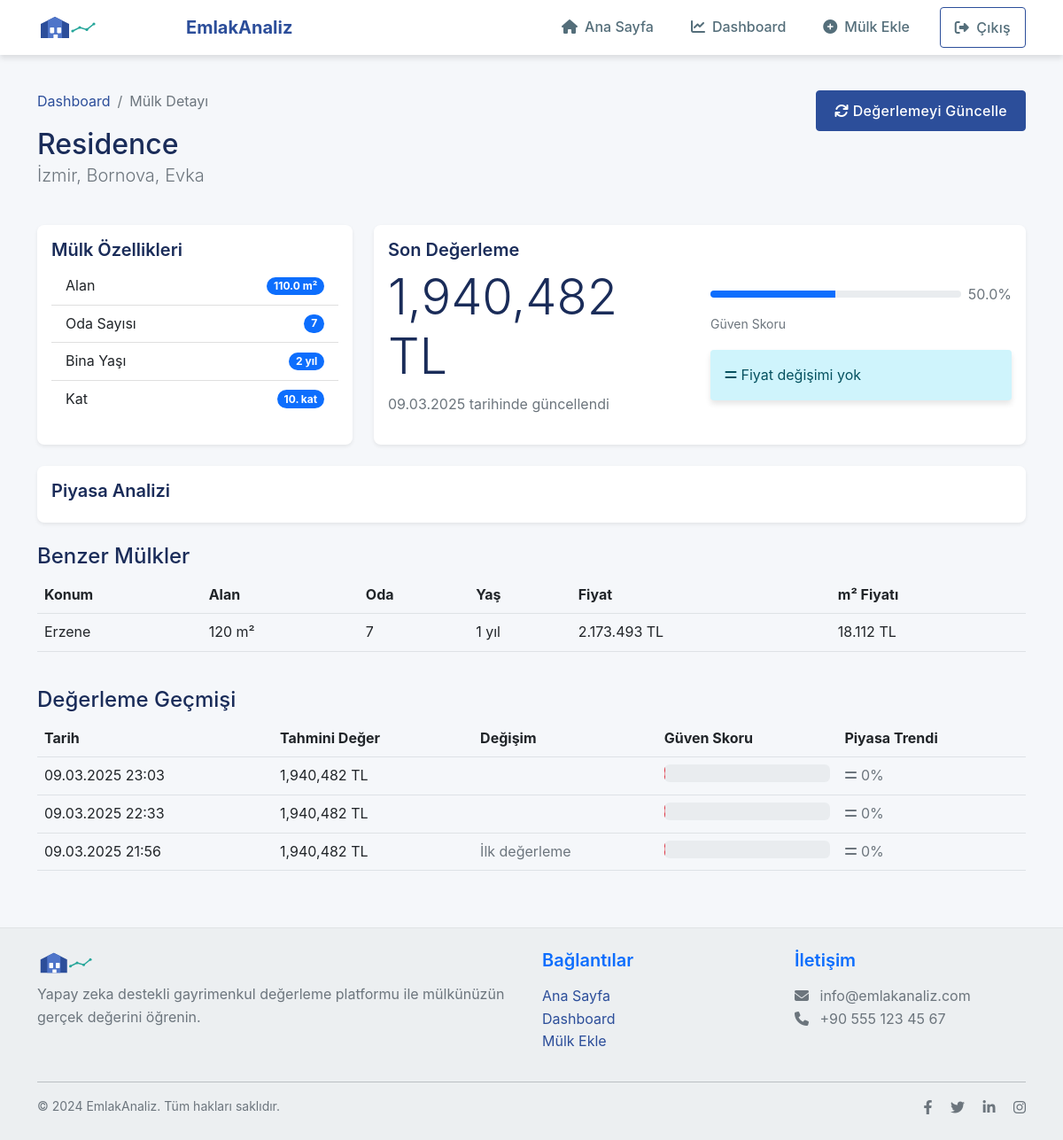
The app's page /property/7 (signed in) with its own data.
### models.py (models this page shows)
class Property(db.Model):
    id = db.Column(db.Integer, primary_key=True)
    user_id = db.Column(db.Integer, db.ForeignKey('user.id'), nullable=False)
    city = db.Column(db.String(50), nullable=False)
    district = db.Column(db.String(50), nullable=False)
    neighborhood = db.Column(db.String(100), nullable=False)
    property_type = db.Column(db.String(50), nullable=False)  # Apartment, House, etc.
    size_sqm = db.Column(db.Float, nullable=False)
    room_count = db.Column(db.Integer, nullable=False)
    building_age = db.Column(db.Integer)
    floor_number = db.Column(db.Integer)
    total_floors = db.Column(db.Integer)
    heating_type = db.Column(db.String(50))
    has_elevator = db.Column(db.Boolean, default=False)
    has_parking = db.Column(db.Boolean, default=False)
    has_balcony = db.Column(db.Boolean, default=False)
    created_at = db.Column(db.DateTime, default=datetime.utcnow)
    valuations = db.relationship('Valuation', backref='property', lazy=True)

class Valuation(db.Model):
    id = db.Column(db.Integer, primary_key=True)
    property_id = db.Column(db.Integer, db.ForeignKey('property.id'), nullable=False)
    estimated_value = db.Column(db.Float, nullable=False)
    confidence_score = db.Column(db.Float)
    valuation_date = db.Column(db.DateTime, default=datetime.utcnow)
    similar_properties_count = db.Column(db.Integer)
    price_per_sqm = db.Column(db.Float)
    market_trend = db.Column(db.Float)  # Percentage change in last 3 months

### app.py (the view)
@app.route('/property/<int:property_id>')
@login_required
def view_property(property_id):
    property = Property.query.get_or_404(property_id)
    if property.user_id != current_user.id:
        flash('Yetkisiz erişim')
        return redirect(url_for('dashboard'))
    valuations = Valuation.query.filter_by(property_id=property_id).order_by(Valuation.valuation_date.desc()).all()
    latest_valuation = valuations[0] if valuations else None
    return render_template('property_detail.html', property=property, valuations=valuations, latest_valuation=latest_valuation)

### app.py (called while the page is built)
@login_manager.user_loader
def load_user(user_id):
    return User.query.get(int(user_id))

### templates/property_detail.html (shortened to what this page needs)
{% extends "base.html" %}
{% block content %}
<div class="container">
    <div class="row mb-4">
        <div class="col-md-8">
            <nav aria-label="breadcrumb">
                <ol class="breadcrumb">
                    <li class="breadcrumb-item"><a href="{{ url_for('dashboard') }}">Dashboard</a></li>
                    <li class="breadcrumb-item active">Mülk Detayı</li>
                </ol>
            </nav>
            <h1 class="h2 mb-0">{{ property.property_type }}</h1>
            <p class="lead text-muted">
                {{ property.city }}, {{ property.district }}, {{ property.neighborhood }}
            </p>
        </div>
        <div class="col-md-4 text-md-end">
            <button class="btn btn-primary" onclick="updateValuation()">
                <i class="fas fa-sync"></i> Değerlemeyi Güncelle
            </button>
        </div>
    </div>
    <div class="row">
        <div class="col-md-4 mb-4">
            <div class="card shadow-sm h-100">
                <div class="card-body">
                    <h5 class="card-title">Mülk Özellikleri</h5>
                    <ul class="list-group list-group-flush">
                        <li class="list-group-item d-flex justify-content-between align-items-center">
                            Alan
                            <span class="badge bg-primary rounded-pill">{{ property.size_sqm }} m²</span>
                        </li>
                        <li class="list-group-item d-flex justify-content-between align-items-center">
                            Oda Sayısı
                            <span class="badge bg-primary rounded-pill">{{ property.room_count }}</span>
                        </li>
                        <li class="list-group-item d-flex justify-content-between align-items-center">
                            Bina Yaşı
                            <span class="badge bg-primary rounded-pill">{{ property.building_age }} yıl</span>
                        </li>
                        <li class="list-group-item d-flex justify-content-between align-items-center">
                            Kat
                            <span class="badge bg-primary rounded-pill">{{ property.floor_number }}. kat</span>
                        </li>
                    </ul>
                </div>
            </div>
        </div>
        <div class="col-md-8 mb-4">
            {% if valuations %}
            {% set latest = valuations[0] %}
            <div class="card shadow-sm">
                <div class="card-body">
                    <h5 class="card-title">Son Değerleme</h5>
                    <div class="row align-items-center">
                        <div class="col-md-6">
                            <h2 class="display-4 mb-0">{{ "{:,.0f}".format(latest.estimated_value) }} TL</h2>
                            <p class="text-muted mt-2" data-timestamp="{{ latest.valuation_date.isoformat() }}">
                            </p>
                        </div>
                        <div class="col-md-6">
                            <div class="d-flex align-items-center mb-2">
                                <div class="flex-grow-1 me-2">
                                    <div class="progress" style="height: 8px;">
                                        <div class="progress-bar" role="progressbar"
                                             style="width: {{ (latest.confidence_score * 100)|round }}%">
                                        </div>
                                    </div>
                                </div>
                                <span class="text-muted">{{ (latest.confidence_score * 100)|round }}%</span>
                            </div>
                            <small class="text-muted">Güven Skoru</small>
                            {% if latest.market_trend > 0 %}
                            <div class="alert alert-success mt-3">
                                <i class="fas fa-arrow-up"></i>
                                Son 3 ayda %{{ "%.1f"|format(latest.market_trend) }} artış
                            </div>
                            {% elif latest.market_trend < 0 %}
                            <div class="alert alert-danger mt-3">
                                <i class="fas fa-arrow-down"></i>
                                Son 3 ayda %{{ "%.1f"|format(latest.market_trend|abs) }} düşüş
                            </div>
                            {% else %}
                            <div class="alert alert-info mt-3">
                                <i class="fas fa-equals"></i>
                                Fiyat değişimi yok
                            </div>
                            {% endif %}
                        </div>
                    </div>
                </div>
            </div>
            {% endif %}
        </div>
    </div>
    <div class="row">
        <div class="col-12 mb-4">
            <div class="card shadow-sm">
                <div class="card-body">
                    <h5 class="card-title">Piyasa Analizi</h5>
                </div>
            </div>
        </div>
    </div>
    <div class="row">
        <div class="col-12 mb-4">
            <h3 class="h4">Benzer Mülkler</h3>
            <div class="table-responsive">
                <table class="table table-hover">
                    <thead>
                        <tr>
                            <th>Konum</th>
                            <th>Alan</th>
                            <th>Oda</th>
                            <th>Yaş</th>
                            <th>Fiyat</th>
                            <th>m² Fiyatı</th>
                        </tr>
                    </thead>
                    <tbody id="similar-properties">
                    </tbody>
                </table>
            </div>
        </div>
    </div>
    <div class="row">
        <div class="col-12 mb-4">
            <h3 class="h4">Değerleme Geçmişi</h3>
            {% if valuations %}
            <div class="table-responsive">
                <table class="table table-hover">
                    <thead>
                        <tr>
                            <th>Tarih</th>
                            <th>Tahmini Değer</th>
                            <th>Değişim</th>
                            <th>Güven Skoru</th>
                            <th>Piyasa Trendi</th>
                        </tr>
                    </thead>
                    <tbody>
                        {% for valuation in valuations %}
                        <tr>
                            <td data-timestamp="{{ valuation.valuation_date.isoformat() }}">{{ valuation.valuation_date.strftime('%d.%m.%Y %H:%M') }}</td>
                            <td>{{ "{:,.0f}".format(valuation.estimated_value) }} TL</td>
                            <td>
                                {% if loop.index < valuations|length %}
                                {% set next_val = valuations[loop.index] %}
                                {% set change = ((valuation.estimated_value - next_val.estimated_value) / next_val.estimated_value * 100)|round(1) %}
                                {% if change > 0 %}
                                <span class="text-success">
                                    <i class="fas fa-arrow-up"></i> {{ change }}%
                                </span>
                                {% elif change < 0 %}
                                <span class="text-danger">
                                    <i class="fas fa-arrow-down"></i> {{ change|abs }}%
                                </span>
                                {% endif %}
                                {% else %}
                                <span class="text-muted">İlk değerleme</span>
                                {% endif %}
                            </td>
                            <td>
                                <div class="progress" style="height: 20px;">
                                </div>
                            </td>
                            <td>
                                {% if valuation.market_trend > 0 %}
                                <span class="text-success">
                                    <i class="fas fa-arrow-up"></i> {{ "%.1f"|format(valuation.market_trend) }}%
                                </span>
                                {% elif valuation.market_trend < 0 %}
                                <span class="text-danger">
                                    <i class="fas fa-arrow-down"></i> {{ "%.1f"|format(valuation.market_trend|abs) }}%
                                </span>
                                {% else %}
                                <span class="text-muted">
                                    <i class="fas fa-equals"></i> 0%
                                </span>
                                {% endif %}
                            </td>
                        </tr>
                        {% endfor %}
                    </tbody>
                </table>
            </div>
            {% else %}
            <p class="text-muted">Henüz değerleme geçmişi bulunmuyor.</p>
            {% endif %}
        </div>
    </div>
</div>
{% endblock %}

### static/css/styles.css (style rules this page uses)
:root { --primary: #2c4e9a; --primary-light: #4f75c9; --primary-dark: #1a2c59; --secondary: #26a69a; --accent: #ffb74d; --dark: #263238; --medium: #546e7a; --light: #eceff1; --background: #f5f7fa; --success: #4caf50; --info: #2196f3; --warning: #ff9800; --danger: #f44336; --shadow: 0 4px 6px rgba(0, 0, 0, 0.1); --shadow-lg: 0 10px 15px rgba(0, 0, 0, 0.1); --radius-sm: 4px; --radius-md: 8px; --radius-lg: 16px; --font-primary: 'Poppins', -apple-system, BlinkMacSystemFont, 'Segoe UI', Roboto, Oxygen, Ubuntu, Cantarell, sans-serif; --font-secondary: 'Open Sans', -apple-system, BlinkMacSystemFont, 'Segoe UI', Roboto, Oxygen, Ubuntu, Cantarell, sans-serif; }
body { font-family: var(--font-primary); background-color: var(--background); color: var(--dark); line-height: 1.6; }
h1, h2, h3, h4, h5, h6 { font-weight: 600; color: var(--primary-dark); }
a { color: var(--primary); text-decoration: none; transition: color 0.3s; }
.btn { font-weight: 500; padding: 10px 20px; border-radius: var(--radius-sm); transition: all 0.3s; text-transform: none; letter-spacing: 0.3px; }
.btn-primary { background-color: var(--primary); border-color: var(--primary); }
.card { border: none; border-radius: var(--radius-md); box-shadow: var(--shadow); transition: transform 0.3s, box-shadow 0.3s; overflow: hidden; }
.card-title { font-weight: 600; color: var(--primary-dark); }
.alert { border: none; border-radius: var(--radius-sm); box-shadow: var(--shadow); }

### records on screen
Property: property_type "Residence", city "İzmir", district "Bornova", neighborhood "Evka", size_sqm "110.0", room_count "7", building_age "2", floor_number "10"
Valuation: estimated_value "1,940,482", (latest.confidence_score*100)|round "50.0", market_trend 0 (drawn)
Valuation: estimated_value "1,940,482", market_trend 0 (drawn)
Valuation: estimated_value "1,940,482", shows "İlk değerleme", market_trend 0 (drawn)
